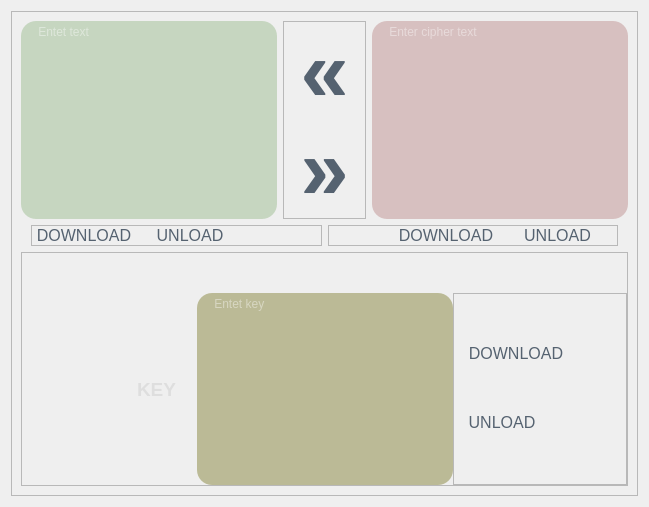
  <widget class="QWidget" name="page_2">
   <layout class="QVBoxLayout" name="verticalLayout_2">
    <item>
     <widget class="QFrame" name="frame_3">
      <property name="frameShape">
       <enum>QFrame::StyledPanel</enum>
      </property>
      <property name="frameShadow">
       <enum>QFrame::Raised</enum>
      </property>
      <layout class="QVBoxLayout" name="verticalLayout_9">
       <item>
        <layout class="QHBoxLayout" name="horizontalLayout">
         <item>
          <layout class="QHBoxLayout" name="horizontalLayout_6">
           <property name="topMargin">
            <number>0</number>
           </property>
           <property name="bottomMargin">
            <number>0</number>
           </property>
           <item>
            <widget class="QPlainTextEdit" name="plainTextEdit">
             <property name="sizePolicy">
              <sizepolicy hsizetype="Minimum" vsizetype="Expanding">
               <horstretch>0</horstretch>
               <verstretch>0</verstretch>
              </sizepolicy>
             </property>
             <property name="minimumSize">
              <size>
               <width>0</width>
               <height>0</height>
              </size>
             </property>
             <property name="maximumSize">
              <size>
               <width>16777215</width>
               <height>16777215</height>
              </size>
             </property>
             <property name="styleSheet">
              <string notr="true">background-color: qlineargradient(spread:pad, x1:0, y1:0, x2:1, y2:0, stop:1 rgba(30, 110, 0, 50));
color:rgba(255, 255, 255, 210);
border-radius:15px;</string>
             </property>
             <property name="cursorWidth">
              <number>2</number>
             </property>
             <property name="placeholderText">
              <string>    Entet text</string>
             </property>
            </widget>
           </item>
           <item>
            <widget class="QFrame" name="frame_4">
             <property name="frameShape">
              <enum>QFrame::StyledPanel</enum>
             </property>
             <property name="frameShadow">
              <enum>QFrame::Raised</enum>
             </property>
             <layout class="QVBoxLayout" name="verticalLayout_11">
              <property name="spacing">
               <number>0</number>
              </property>
              <property name="leftMargin">
               <number>0</number>
              </property>
              <property name="topMargin">
               <number>0</number>
              </property>
              <property name="rightMargin">
               <number>0</number>
              </property>
              <property name="bottomMargin">
               <number>0</number>
              </property>
              <item>
               <layout class="QVBoxLayout" name="verticalLayout_10">
                <item alignment="Qt::AlignHCenter|Qt::AlignVCenter">
                 <widget class="QPushButton" name="pushButton_2">
                  <property name="font">
                   <font>
                    <pointsize>65</pointsize>
                    <weight>75</weight>
                    <bold>true</bold>
                   </font>
                  </property>
                  <property name="cursor">
                   <cursorShape>PointingHandCursor</cursorShape>
                  </property>
                  <property name="styleSheet">
                   <string notr="true">QPushButton#pushButton_2{
background-color: rgba(0, 0, 0, 0);
color:rgba(85, 98, 112, 255);
border-radius:30px;
}
QPushButton#pushButton_2:hover{
color: rgba(155, 168, 182, 220);
}
QPushButton#pushButton_2:pressed{
padding-left:5px;
padding-top:5px;
color: rgba(115, 128, 142, 255);
}
</string>
                  </property>
                  <property name="text">
                   <string>«</string>
                  </property>
                 </widget>
                </item>
                <item alignment="Qt::AlignHCenter|Qt::AlignVCenter">
                 <widget class="QPushButton" name="pushButton_3">
                  <property name="sizePolicy">
                   <sizepolicy hsizetype="Minimum" vsizetype="Expanding">
                    <horstretch>0</horstretch>
                    <verstretch>0</verstretch>
                   </sizepolicy>
                  </property>
                  <property name="minimumSize">
                   <size>
                    <width>81</width>
                    <height>71</height>
                   </size>
                  </property>
                  <property name="font">
                   <font>
                    <pointsize>65</pointsize>
                    <weight>75</weight>
                    <bold>true</bold>
                    <underline>false</underline>
                    <strikeout>false</strikeout>
                    <kerning>true</kerning>
                   </font>
                  </property>
                  <property name="cursor">
                   <cursorShape>PointingHandCursor</cursorShape>
                  </property>
                  <property name="styleSheet">
                   <string notr="true">QPushButton#pushButton_3{
background-color: rgba(0, 0, 0, 0);
color:rgba(85, 98, 112, 255);
border-radius:30px;
}
QPushButton#pushButton_3:hover{
color: rgba(155, 168, 182, 220);
}
QPushButton#pushButton_3:pressed{
padding-left:5px;
padding-top:5px;
color: rgba(115, 128, 142, 255);
}
</string>
                  </property>
                  <property name="text">
                   <string>»</string>
                  </property>
                 </widget>
                </item>
               </layout>
              </item>
             </layout>
            </widget>
           </item>
           <item>
            <widget class="QPlainTextEdit" name="plainTextEdit_2">
             <property name="sizePolicy">
              <sizepolicy hsizetype="Minimum" vsizetype="Expanding">
               <horstretch>0</horstretch>
               <verstretch>0</verstretch>
              </sizepolicy>
             </property>
             <property name="styleSheet">
              <string notr="true">background-color: qlineargradient(spread:pad, x1:0, y1:0, x2:1, y2:0, stop:1 rgba(119, 0, 0, 50));
color:rgba(255, 255, 255, 210);
border-radius:15px;</string>
             </property>
             <property name="cursorWidth">
              <number>2</number>
             </property>
             <property name="placeholderText">
              <string>    Enter cipher text</string>
             </property>
            </widget>
           </item>
          </layout>
         </item>
        </layout>
       </item>
       <item>
        <layout class="QHBoxLayout" name="horizontalLayout_5">
         <property name="leftMargin">
          <number>10</number>
         </property>
         <property name="topMargin">
          <number>0</number>
         </property>
         <property name="rightMargin">
          <number>10</number>
         </property>
         <property name="bottomMargin">
          <number>0</number>
         </property>
         <item>
          <widget class="QFrame" name="frame_8">
           <property name="frameShape">
            <enum>QFrame::StyledPanel</enum>
           </property>
           <property name="frameShadow">
            <enum>QFrame::Raised</enum>
           </property>
           <layout class="QHBoxLayout" name="horizontalLayout_8">
            <property name="spacing">
             <number>0</number>
            </property>
            <property name="leftMargin">
             <number>0</number>
            </property>
            <property name="topMargin">
             <number>0</number>
            </property>
            <property name="rightMargin">
             <number>50</number>
            </property>
            <property name="bottomMargin">
             <number>0</number>
            </property>
            <item alignment="Qt::AlignLeft">
             <widget class="QPushButton" name="pushButton_6">
              <property name="font">
               <font>
                <pointsize>12</pointsize>
                <weight>50</weight>
                <bold>false</bold>
               </font>
              </property>
              <property name="cursor">
               <cursorShape>PointingHandCursor</cursorShape>
              </property>
              <property name="styleSheet">
               <string notr="true">QPushButton#pushButton_6{
background-color: rgba(0, 0, 0, 0);
color:rgba(85, 98, 112, 255);
border-radius:30px;
}
QPushButton#pushButton_6:hover{
color: rgba(155, 168, 182, 220);
}
QPushButton#pushButton_6:pressed{
padding-left:5px;
padding-top:5px;
color: rgba(115, 128, 142, 255);
}
</string>
              </property>
              <property name="text">
               <string> DOWNLOAD </string>
              </property>
             </widget>
            </item>
            <item alignment="Qt::AlignLeft">
             <widget class="QPushButton" name="pushButton_7">
              <property name="font">
               <font>
                <pointsize>12</pointsize>
                <weight>50</weight>
                <bold>false</bold>
               </font>
              </property>
              <property name="cursor">
               <cursorShape>PointingHandCursor</cursorShape>
              </property>
              <property name="styleSheet">
               <string notr="true">QPushButton#pushButton_7{
background-color: rgba(0, 0, 0, 0);
color:rgba(85, 98, 112, 255);
border-radius:30px;
}
QPushButton#pushButton_7:hover{
color: rgba(155, 168, 182, 220);
}
QPushButton#pushButton_7:pressed{
padding-left:5px;
padding-top:5px;
color: rgba(115, 128, 142, 255);
}
</string>
              </property>
              <property name="text">
               <string> UNLOAD </string>
              </property>
              <property name="autoDefault">
               <bool>false</bool>
              </property>
             </widget>
            </item>
           </layout>
          </widget>
         </item>
         <item>
          <widget class="QFrame" name="frame_7">
           <property name="frameShape">
            <enum>QFrame::StyledPanel</enum>
           </property>
           <property name="frameShadow">
            <enum>QFrame::Raised</enum>
           </property>
           <layout class="QHBoxLayout" name="horizontalLayout_9">
            <property name="spacing">
             <number>0</number>
            </property>
            <property name="leftMargin">
             <number>50</number>
            </property>
            <property name="topMargin">
             <number>0</number>
            </property>
            <property name="rightMargin">
             <number>0</number>
            </property>
            <property name="bottomMargin">
             <number>0</number>
            </property>
            <item alignment="Qt::AlignRight">
             <widget class="QPushButton" name="pushButton_4">
              <property name="font">
               <font>
                <pointsize>12</pointsize>
                <weight>50</weight>
                <bold>false</bold>
               </font>
              </property>
              <property name="cursor">
               <cursorShape>PointingHandCursor</cursorShape>
              </property>
              <property name="styleSheet">
               <string notr="true">QPushButton#pushButton_4{
background-color: rgba(0, 0, 0, 0);
color:rgba(85, 98, 112, 255);
border-radius:30px;
}
QPushButton#pushButton_4:hover{
color: rgba(155, 168, 182, 220);
}
QPushButton#pushButton_4:pressed{
padding-left:5px;
padding-top:5px;
color: rgba(115, 128, 142, 255);
}
</string>
              </property>
              <property name="text">
               <string> DOWNLOAD </string>
              </property>
             </widget>
            </item>
            <item>
             <widget class="QPushButton" name="pushButton">
              <property name="font">
               <font>
                <pointsize>12</pointsize>
                <weight>50</weight>
                <bold>false</bold>
               </font>
              </property>
              <property name="cursor">
               <cursorShape>PointingHandCursor</cursorShape>
              </property>
              <property name="styleSheet">
               <string notr="true">QPushButton#pushButton{
background-color: rgba(0, 0, 0, 0);
color:rgba(85, 98, 112, 255);
border-radius:30px;
}
QPushButton#pushButton:hover{
color: rgba(155, 168, 182, 220);
}
QPushButton#pushButton:pressed{
padding-left:5px;
padding-top:5px;
color: rgba(115, 128, 142, 255);
}
</string>
              </property>
              <property name="text">
               <string> UNLOAD </string>
              </property>
             </widget>
            </item>
           </layout>
          </widget>
         </item>
        </layout>
       </item>
       <item>
        <layout class="QGridLayout" name="gridLayout">
         <item row="0" column="0">
          <widget class="QFrame" name="frame_6">
           <property name="frameShape">
            <enum>QFrame::StyledPanel</enum>
           </property>
           <property name="frameShadow">
            <enum>QFrame::Raised</enum>
           </property>
           <layout class="QHBoxLayout" name="horizontalLayout_7">
            <property name="spacing">
             <number>0</number>
            </property>
            <property name="leftMargin">
             <number>0</number>
            </property>
            <property name="topMargin">
             <number>40</number>
            </property>
            <property name="rightMargin">
             <number>0</number>
            </property>
            <property name="bottomMargin">
             <number>0</number>
            </property>
            <item>
             <layout class="QHBoxLayout" name="horizontalLayout_4">
              <property name="spacing">
               <number>0</number>
              </property>
              <property name="leftMargin">
               <number>0</number>
              </property>
              <property name="topMargin">
               <number>0</number>
              </property>
              <property name="rightMargin">
               <number>0</number>
              </property>
              <property name="bottomMargin">
               <number>0</number>
              </property>
              <item alignment="Qt::AlignRight">
               <widget class="QLabel" name="label_2">
                <property name="font">
                 <font>
                  <pointsize>14</pointsize>
                  <weight>75</weight>
                  <bold>true</bold>
                 </font>
                </property>
                <property name="styleSheet">
                 <string notr="true">color: rgb(222, 222, 222)</string>
                </property>
                <property name="text">
                 <string>KEY    </string>
                </property>
               </widget>
              </item>
              <item alignment="Qt::AlignVCenter">
               <widget class="QPlainTextEdit" name="plainTextEdit_3">
                <property name="sizePolicy">
                 <sizepolicy hsizetype="Minimum" vsizetype="Minimum">
                  <horstretch>0</horstretch>
                  <verstretch>0</verstretch>
                 </sizepolicy>
                </property>
                <property name="minimumSize">
                 <size>
                  <width>0</width>
                  <height>1</height>
                 </size>
                </property>
                <property name="styleSheet">
                 <string notr="true">background-color: qlineargradient(spread:pad, x1:0, y1:0, x2:1, y2:0, stop:1 rgba(108, 104, 12, 100));
color:rgba(255, 255, 255, 210);
border-radius:15px;</string>
                </property>
                <property name="cursorWidth">
                 <number>2</number>
                </property>
                <property name="maximumBlockCount">
                 <number>-5</number>
                </property>
                <property name="centerOnScroll">
                 <bool>false</bool>
                </property>
                <property name="placeholderText">
                 <string>    Entet key</string>
                </property>
               </widget>
              </item>
              <item>
               <widget class="QFrame" name="frame_5">
                <property name="frameShape">
                 <enum>QFrame::StyledPanel</enum>
                </property>
                <property name="frameShadow">
                 <enum>QFrame::Raised</enum>
                </property>
                <layout class="QVBoxLayout" name="verticalLayout_12">
                 <property name="spacing">
                  <number>0</number>
                 </property>
                 <property name="leftMargin">
                  <number>10</number>
                 </property>
                 <property name="topMargin">
                  <number>0</number>
                 </property>
                 <property name="rightMargin">
                  <number>10</number>
                 </property>
                 <property name="bottomMargin">
                  <number>0</number>
                 </property>
                 <item alignment="Qt::AlignLeft">
                  <widget class="QPushButton" name="pushButton_5">
                   <property name="font">
                    <font>
                     <pointsize>12</pointsize>
                     <weight>50</weight>
                     <bold>false</bold>
                    </font>
                   </property>
                   <property name="cursor">
                    <cursorShape>PointingHandCursor</cursorShape>
                   </property>
                   <property name="styleSheet">
                    <string notr="true">QPushButton#pushButton_5{
background-color: rgba(0, 0, 0, 0);
color:rgba(85, 98, 112, 255);
border-radius:30px;
}
QPushButton#pushButton_5:hover{
color: rgba(155, 168, 182, 220);
}
QPushButton#pushButton_5:pressed{
padding-left:5px;
padding-top:5px;
color: rgba(115, 128, 142, 255);
}
</string>
                   </property>
                   <property name="text">
                    <string> DOWNLOAD </string>
                   </property>
                  </widget>
                 </item>
                 <item alignment="Qt::AlignLeft">
                  <widget class="QPushButton" name="pushButton_8">
                   <property name="font">
                    <font>
                     <pointsize>12</pointsize>
                     <weight>50</weight>
                     <bold>false</bold>
                    </font>
                   </property>
                   <property name="cursor">
                    <cursorShape>PointingHandCursor</cursorShape>
                   </property>
                   <property name="styleSheet">
                    <string notr="true">QPushButton#pushButton_8{
background-color: rgba(0, 0, 0, 0);
color:rgba(85, 98, 112, 255);
border-radius:30px;
}
QPushButton#pushButton_8:hover{
color: rgba(155, 168, 182, 220);
}
QPushButton#pushButton_8:pressed{
padding-left:5px;
padding-top:5px;
color: rgba(115, 128, 142, 255);
}
</string>
                   </property>
                   <property name="text">
                    <string> UNLOAD </string>
                   </property>
                  </widget>
                 </item>
                </layout>
               </widget>
              </item>
             </layout>
            </item>
           </layout>
          </widget>
         </item>
        </layout>
       </item>
      </layout>
     </widget>
    </item>
   </layout>
  </widget>
